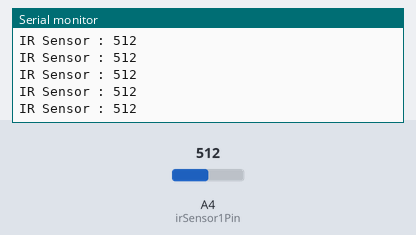
Simulated run of this sketch. Board: Arduino Uno, built with avr-gcc and run on an emulated ATmega328P. On the bench: the last lines printed to the serial monitor. Inputs (shaded band) come from the test bench; at power-on: A4 (irSensor1Pin) = 512.

Above: at 1.2 s.
1.3 s: A4 (irSensor1Pin) set to 716
At 1.31 s:
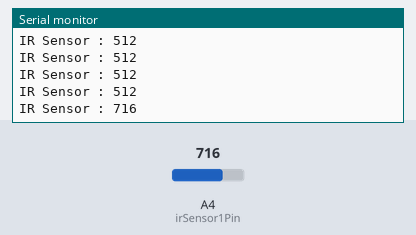
2.8 s: A4 (irSensor1Pin) set to 900
At 2.82 s:
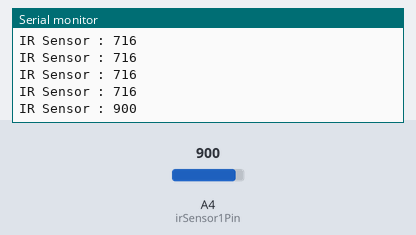
Timing chart, 0 to 5.8 s (numbered marks = the images above; inputs shaded):
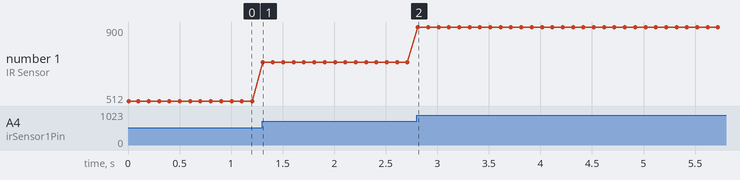

The sketch:

ir_publisher.ino
```cpp
// Define the analog pins for the IR sensors
const int irSensor1Pin = 4;


void setup() {
  // Initialize IR sensor pins as input
  pinMode(irSensor1Pin, INPUT);


  // Start Serial communication for debugging
  Serial.begin(9600);
  Serial.println("Start");
}

void loop() {
  // Read analog values from the IR sensors
  int irSensor1Value = analogRead(irSensor1Pin);

  // Print sensor values for debugging
  Serial.print("IR Sensor : ");
  Serial.println(irSensor1Value);


  // Add a short delay to stabilize readings
  delay(100);
}
```

Measured:
- after the input at 1.3 s, the serial monitor: prints a new line at once (image 1)
- after the input at 2.8 s, the serial monitor: prints a new line at once (image 2)
- plotted number 1: 512 → 716 after the input at 1.3 s, 716 → 900 after the input at 2.8 s
